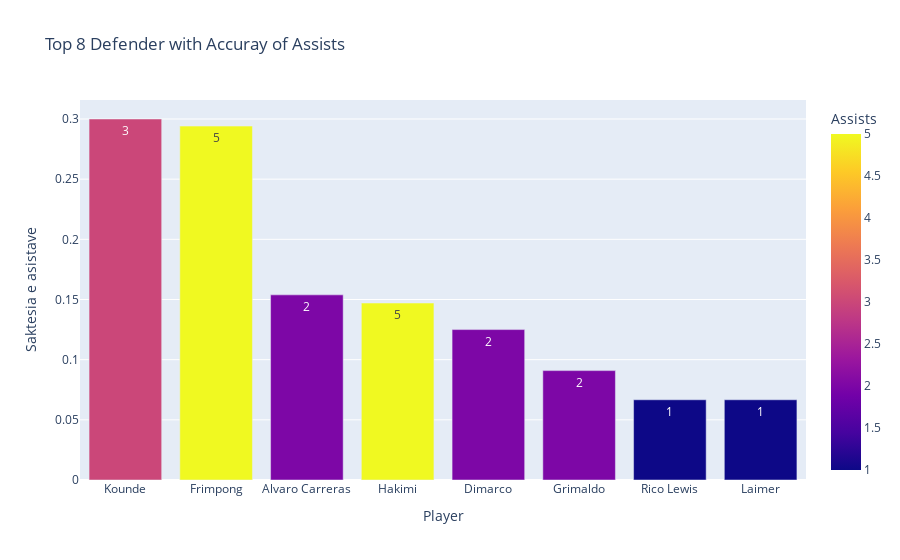

Notebook cell for this chart:
### Code cell
fig = px.bar(
    defender_a_a,
    x='Player',
    y='Assist_Effectiveness',
    color='Assists',
    labels={'Assist_Effectiveness': 'Saktesia e asistave'},
    title='Top 8 Defender with Accuray of Assists',
    text='Assists',
    hover_data=['Chances_Created']
)
fig.show()

### Figure 1 — Plotly figure (JSON) as saved in the notebook; plotly's stock layout.template omitted (floating-point values rounded to 4 significant figures)
{"data": [{"customdata": [[10], [17], [13], [34], [16], [22], [15], [15]], "hovertemplate": "Player=%{x}<br>Saktesia e asistave=%{y}<br>Assists=%{marker.color}<br>Chances_Created=%{customdata[0]}<extra></extra>", "legendgroup": "", "marker": {"color": [3, 5, 2, 5, 2, 2, 1, 1], "coloraxis": "coloraxis", "pattern": {"shape": ""}}, "name": "", "orientation": "v", "showlegend": false, "text": [3.0, 5.0, 2.0, 5.0, 2.0, 2.0, 1.0, 1.0], "textposition": "auto", "x": ["Kounde", "Frimpong", "Alvaro Carreras", "Hakimi", "Dimarco", "Grimaldo", "Rico Lewis", "Laimer"], "xaxis": "x", "y": [0.3, 0.2941, 0.1538, 0.1471, 0.125, 0.09091, 0.06667, 0.06667], "yaxis": "y", "type": "bar"}], "layout": {"xaxis": {"anchor": "y", "domain": [0.0, 1.0], "title": {"text": "Player"}}, "yaxis": {"anchor": "x", "domain": [0.0, 1.0], "title": {"text": "Saktesia e asistave"}}, "coloraxis": {"colorbar": {"title": {"text": "Assists"}}, "colorscale": [[0.0, "#0d0887"], [0.1111, "#46039f"], [0.2222, "#7201a8"], [0.3333, "#9c179e"], [0.4444, "#bd3786"], [0.5556, "#d8576b"], [0.6667, "#ed7953"], [0.7778, "#fb9f3a"], [0.8889, "#fdca26"], [1.0, "#f0f921"]]}, "legend": {"tracegroupgap": 0}, "title": {"text": "Top 8 Defender with Accuray of Assists"}, "barmode": "relative"}}
